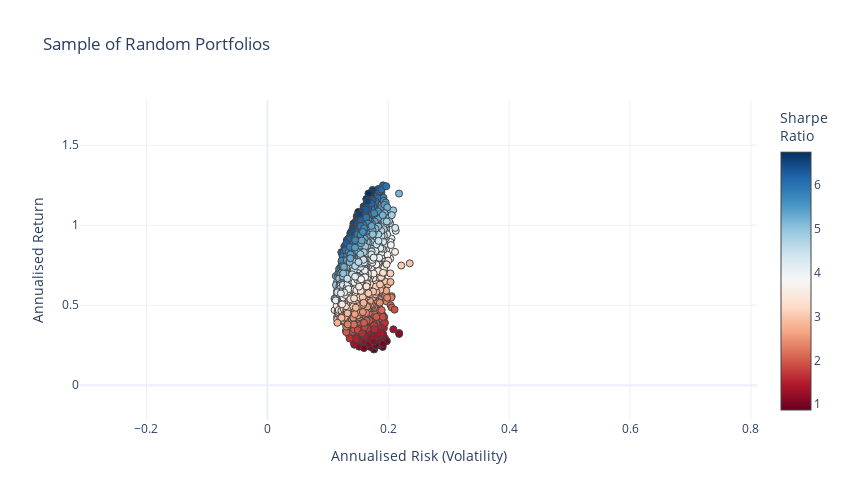

The cell this chart's notebook holds for it:
### Code cell
#-- Get annualised mean returns
mus = (1+e_daily_returns.mean())**252 - 1

#-- Get covariances
#- Multiply by 252 to annualise it (square root time for volatility but no square root for variance)
#- Note: 252 trading days in a year
#- https://quant.stackexchange.com/questions/4753/annualized-covariance
cov = e_daily_returns.cov()*252

#- How many assests to include in each portfolio
n_assets = 4
#-- How many portfolios to generate
n_portfolios = 10000

#-- Initialize empty list to store mean-variance pairs for plotting
mean_variance_pairs = []

np.random.seed(75)
#-- Loop through and generate lots of random portfolios
for i in range(n_portfolios):
    #- Choose assets randomly without replacement
    assets = np.random.choice(list(e_daily_returns.columns), n_assets, replace=False)
    #- Choose weights randomly
    weights = np.random.rand(n_assets)
    #- Ensure weights sum to 1
    weights = weights/sum(weights)

    #-- Loop over asset pairs and compute portfolio return and variance
    #- https://quant.stackexchange.com/questions/43442/portfolio-variance-explanation-for-equation-investments-by-zvi-bodie
    portfolio_E_Variance = 0
    portfolio_E_Return = 0
    for i in range(len(assets)):
        portfolio_E_Return += weights[i] * mus.loc[assets[i]]
        for j in range(len(assets)):
            #-- Add variance/covariance for each asset pair
            #- Note that when i==j this adds the variance
            portfolio_E_Variance += weights[i] * weights[j] * cov.loc[assets[i], assets[j]]
            
    #-- Add the mean/variance pairs to a list for plotting
    mean_variance_pairs.append([portfolio_E_Return, portfolio_E_Variance])

#-- Plot the risk vs. return of randomly generated portfolios
#-- Convert the list from before into an array for easy plotting
mean_variance_pairs = np.array(mean_variance_pairs)

risk_free_rate=0.07 #-- Include risk free rate here

fig = go.Figure()
fig.add_trace(go.Scatter(x=mean_variance_pairs[:,1]**0.5, y=mean_variance_pairs[:,0], 
                      marker=dict(color=(mean_variance_pairs[:,0]-risk_free_rate)/(mean_variance_pairs[:,1]**0.5), 
                                  showscale=True, 
                                  size=7,
                                  line=dict(width=1),
                                  colorscale="RdBu",
                                  colorbar=dict(title="Sharpe<br>Ratio")
                                 ), 
                      mode='markers'))
fig.update_layout(template='plotly_white',
                  xaxis=dict(title='Annualised Risk (Volatility)'),
                  yaxis=dict(title='Annualised Return'),
                  title='Sample of Random Portfolios',
                  width=850,
                  height=500)
fig.update_xaxes(range=[0.18, 0.32])
fig.update_yaxes(range=[0.02,0.27])
fig.update_layout(coloraxis_colorbar=dict(title="Sharpe Ratio"))

### Figure 1 — Plotly figure (JSON) as saved in the notebook; plotly's stock layout.template omitted (floating-point values rounded to 4 significant figures; data arrays with more than 128 entries replaced by an {"elided": "..."} marker saying what was removed)
{"data": [{"marker": {"color": {"elided": "10000 float values"}, "colorbar": {"title": {"text": "Sharpe<br>Ratio"}}, "colorscale": [[0, "rgb(103,0,31)"], [0.1, "rgb(178,24,43)"], [0.2, "rgb(214,96,77)"], [0.3, "rgb(244,165,130)"], [0.4, "rgb(253,219,199)"], [0.5, "rgb(247,247,247)"], [0.6, "rgb(209,229,240)"], [0.7, "rgb(146,197,222)"], [0.8, "rgb(67,147,195)"], [0.9, "rgb(33,102,172)"], [1, "rgb(5,48,97)"]], "line": {"width": 1}, "showscale": true, "size": 7}, "mode": "markers", "selectedpoints": {"elided": "10000 int values"}, "type": "scatter", "x": {"elided": "10000 float values"}, "y": {"elided": "10000 float values"}}], "layout": {"coloraxis": {"colorbar": {"title": {"text": "Sharpe Ratio"}}}, "dragmode": "select", "height": 500, "title": {"text": "Sample of Random Portfolios"}, "width": 850, "xaxis": {"autorange": false, "range": [-0.31, 0.81], "title": {"text": "Annualised Risk (Volatility)"}, "type": "linear"}, "yaxis": {"autorange": false, "range": [-0.2175, 1.783], "title": {"text": "Annualised Return"}, "type": "linear"}}}
